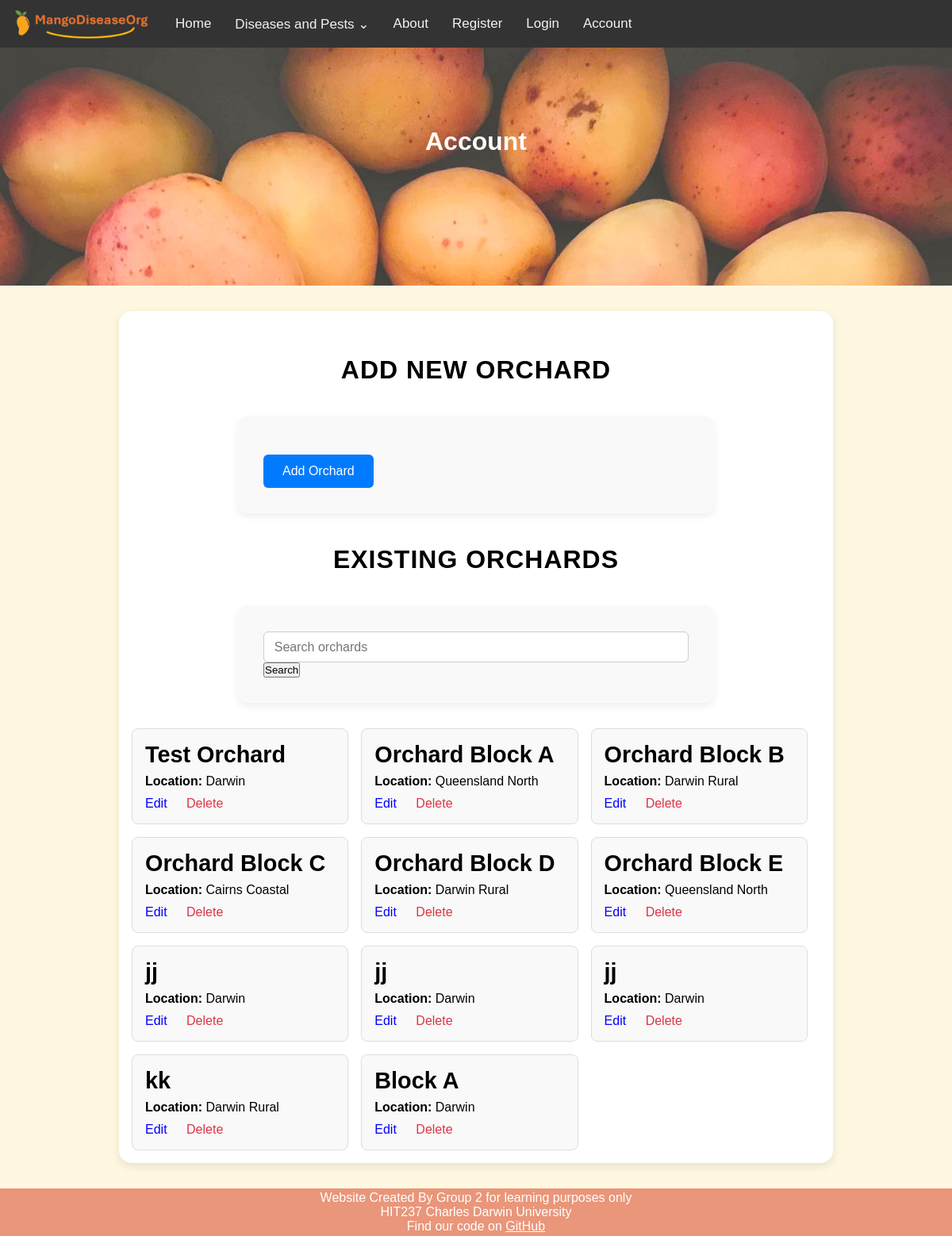
The app's page /orchards/, older data.
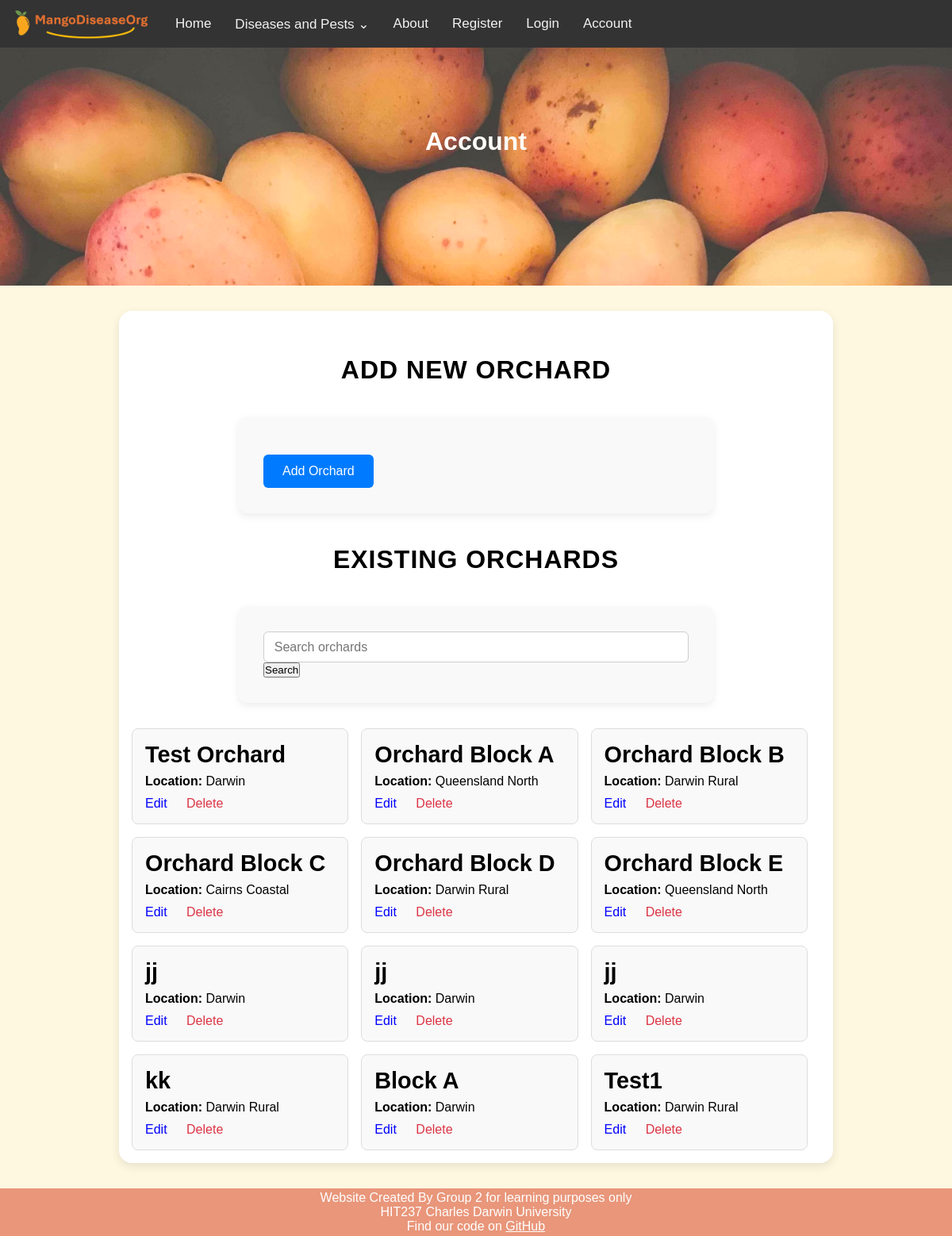
The same page, newer data.
### mango_disease_app/models.py (models this page shows, shortened)
class Orchard(models.Model):
    orchardName = models.CharField(max_length=255)
    noTreesRow = models.IntegerField()
    noTreesColumn = models.IntegerField()
    area = models.IntegerField(validators=[validators.MinValueValidator(0)])
    variety = models.ForeignKey(
        Variety,
        on_delete=models.PROTECT
    )
    location = models.ForeignKey(
        Location,
        on_delete=models.PROTECT
    )
    user = models.ForeignKey(
        User,
        on_delete=models.CASCADE,  # If a user is deleted, delete the orchard too
    )

class Location(models.Model):
    HEMISPHERES = [
        ('north', 'Northern'),
        ('south', 'Southern'),
    ]
    locationName = models.CharField(max_length=255)
    hemisphere = models.CharField(choices=HEMISPHERES, max_length=5, default='south')
    def __str__(self):
        return self.locationName

### mango_disease_app/views.py (the view)
# urls.py: path('orchards/', views.orchard_list, name='orchard_list'),
def orchard_list(request):
    search_query = request.GET.get('search', '')
    orchards = Orchard.objects.all()
    if search_query:
        orchards = orchards.filter(orchardName__icontains=search_query)
    return render(request, 'mango_disease_app/build.html', {'orchards': orchards, 'search_query': search_query})

### mango_disease_app/context_processors.py (called while the page is built)
def disease_menu(request):
    return {'navs': Disease.objects.all()}

### mango_disease_app/templates/mango_disease_app/build.html (shortened to what this page needs)
{% extends 'mango_disease_app/base.html' %}
{% block page_header %}Account{% endblock %}
{% load static %}
{% block content %}
<h2>Add New Orchard</h2>
<form action="{% url 'add_orchard' %}" method="post" novalidate>
    <input type="submit" value="Add Orchard">
</form>
<h2>Existing Orchards</h2>
<form method="GET" action="{% url 'orchard_list' %}">
    <input type="text" name="search" placeholder="Search orchards" value="{{ search_query }}">
    <button type="submit" class="btn btn-primary">Search</button>
</form>
{% if orchards %}
<div class="orchard-grid">
    {% for orchard in orchards %}
        <div class="orchard-card">
            <h3 class="orchard-name">{{ orchard.orchardName }}</h3>
            <p><strong>Location:</strong> {{ orchard.location }}</p>
            <div class="card-actions">
                <a href="{% url 'edit_orchard' orchard.id %}" class="action-link">Edit</a>
                <a href="{% url 'delete_orchard' orchard.id %}" class="action-link delete-link" onclick="return confirm('Delete this orchard?');">Delete</a>
            </div>
        </div>
    {% endfor %}
</div>
{% else %}
    <p>No orchards added yet.</p>
{% endif %}
{% endblock %}

Row changes from the older to the newer data that the page shows:
added Orchard: orchardName "Test1", location "Darwin Rural"
